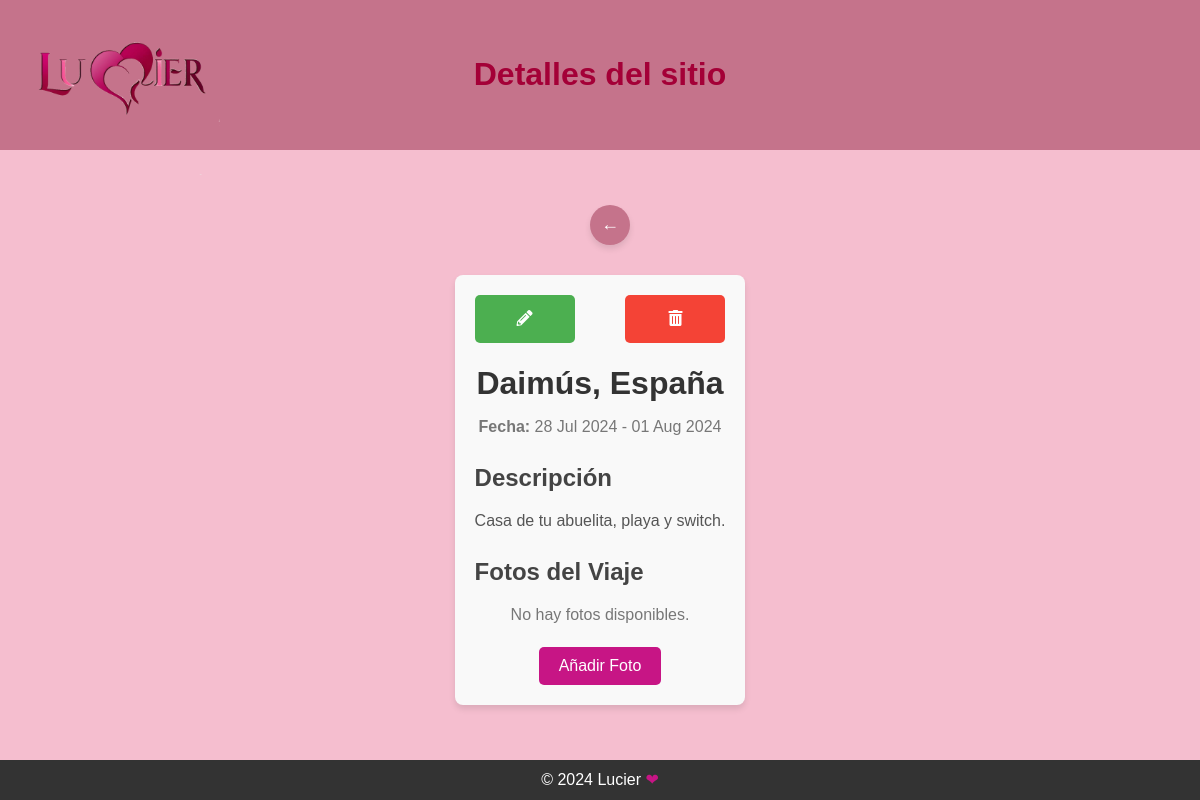
Page /sites/3/ on the committed database.
### sites/models.py (models this page shows, shortened)
class Site(models.Model):
    name = models.CharField(max_length=200)
    description = models.TextField()
    start_date = models.DateField()
    end_date = models.DateField()
    latitude = models.FloatField()
    longitude = models.FloatField()

### sites/views.py (the view)
# urls.py: path('<int:pk>/', views.site_details_page, name='site_details_page'),
def site_details_page(request, pk):
    site = get_object_or_404(Site, pk=pk)
    return render(request, 'site_details_page.html', {'site': site})

### sites/templates/site_details_page.html (shortened to what this page needs)
<!DOCTYPE html>
<html lang="es">
<head>
    {% load static %}
    <link rel="stylesheet" href="{% static 'css/general.css' %}">
    <link rel="stylesheet" href="{% static 'css/site_details_page.css' %}">
    <link href="https://cdnjs.cloudflare.com/ajax/libs/font-awesome/5.15.4/css/all.min.css" rel="stylesheet">
</head>
<body>
    <header class="header">
        <div class="logo-container">
            <a href="{% url 'core:home_page' %}">
                <img src="{% static 'images/Lucier.png' %}" alt="Logo Lucier" class="logo">
            </a>
        </div>
        <div class="header-content">
            <h1>Detalles del sitio</h1>
        </div>
    </header>
    <div class="main-container">
        <div class="back-button-container">
            <a href="{% url 'sites:sites_page' %}" class="btn-back" aria-label="Volver a la lista de sitios">&#8592;</a>
        </div>
        <main class="main-content">
            <div class="site-details">
                <header class="site-header">
                    <div class="action-buttons">
                        <a href="{% url 'sites:edit_site' site.pk %}" class="btn-edit"><i class="fas fa-pencil-alt"></i></a>
                        <form action="{% url 'sites:delete_site' site.pk %}" method="post" class="btn-delete-form">
                            <button type="submit" class="btn-delete" onclick="return confirm('¿Estás seguro de que deseas eliminar este sitio?')"><i class="fas fa-trash-alt"></i></button>
                        </form>
                    </div>
                    <h2>{{ site.name }}</h2>
                    <p class="date">
                        <strong>Fecha:</strong>
                        {{ site.start_date|date:"d M Y" }} - {{ site.end_date|date:"d M Y" }}
                    </p>
                </header>
                <section class="description">
                    <h3>Descripción</h3>
                    <p>{{ site.description }}</p>
                </section>
                <section class="photos">
                    <h3>Fotos del Viaje</h3>
                    {% if site.photos.all %}
                        <div class="photos-gallery">
                            {% for photo in site.photos.all %}
                                <div class="photo-card">
                                    <img src="/media/{{ photo.image }}" alt="Foto de {{ site.name }}" class="trip-photo" onclick="openModal('/media/{{ photo.image }}', '{{ forloop.counter0 }}', '{{photo.id}}')">
                                </div>
                            {% endfor %}
                        </div>
                        <div id="photo-modal" class="photo-modal">
                            <div class="modal-header">
                                <button class="btn-download" onclick="downloadImage()"><i class="fas fa-download"></i></button>
                                <button class="btn-delete" onclick="deleteImage('{{ site.pk }}', '{{ photo.id }}')"><i class="fas fa-trash-alt"></i></button>
                                <span class="close" onclick="closeModal()">&times;</span>
                            </div>
                            <span class="nav-arrow left-arrow" onclick="navigateModal(-1)">&#10094;</span>
                            <span class="nav-arrow right-arrow" onclick="navigateModal(1)">&#10095;</span>
                            <img class="modal-content" id="modal-image">
                        </div>
                        <div class="pop-up" id="popup">
                            <p id="popupMessage"></p>
                            <button onclick="closePopup('{{site.pk}}')">Cerrar</button>
                        </div>
                        <div class="add-photo-container">
                            <a href="{% url 'sites:add_photos' pk=site.pk %}" class="btn-add-photo">
                                <button type="button">Añadir Foto</button>
                            </a>
                        </div>
                    {% else %}
                        <p>No hay fotos disponibles.</p>
                        <div class="add-photo-container">
                            <a href="{% url 'sites:add_photos' pk=site.pk %}" class="btn-add-photo">
                                <button type="button">Añadir Foto</button>
                            </a>
                        </div>
                    {% endif %}
                </section>
            </div>
        </main>
    </div>
    <footer class="footer">
        <p>&copy; 2024 Lucier <span style="color: #C71585;">❤</span></p>
    </footer>
</body>
</html>

### static/css/general.css (style rules this page uses)
* { margin: 0; padding: 0; box-sizing: border-box; }
body { font-family: 'Arial', sans-serif; background-color: #f2f2f2; color: #333; line-height: 1.6; margin: 0; padding: 0; min-height: 100vh; display: flex; flex-direction: column; }
.main-container { flex: 1; display: flex; flex-direction: column; justify-content: center; align-items: center; background-color: rgb(245, 190, 207); min-height: calc(100vh - 160px); overflow: hidden; }
.main-content { padding-top: 30px; padding-bottom: 60px; }
.header { background-color: rgb(197, 115, 139); color: rgb(164, 0, 55); text-align: center; padding: 1em 0; box-shadow: 0 2px 4px rgba(0, 0, 0, 0.1); display: flex; justify-content: center; align-items: center; height: 150px; }
.header-content { text-align: center; }
.header-content h1 { font-size: 2rem; }
.logo-container { position: absolute; top: -25px; left: 20px; }
.logo { width: 200px; height: auto; }
.footer { background-color: #333; color: white; text-align: center; padding: 7px; position: fixed; bottom: 0; width: 100%; flex-shrink: 0; text-align: center; }
.footer p { font-size: 1rem; margin: 0; }
.back-button-container { margin-top: 20px; margin-left: 20px; z-index: 10; }
.btn-back { display: flex; justify-content: center; align-items: center; width: 40px; height: 40px; background-color: rgb(197, 115, 139); color: #fff; text-decoration: none; font-size: 18px; border-radius: 50%; box-shadow: 0 4px 6px rgba(0, 0, 0, 0.1); transition: background-color 0.3s ease, transform 0.3s ease; }

### static/css/site_details_page.css (style rules this page uses)
.site-details { max-width: 900px; margin: 0 auto; padding: 20px; background-color: #f9f9f9; border-radius: 8px; box-shadow: 0 4px 6px rgba(0, 0, 0, 0.1); font-family: Arial, sans-serif; line-height: 1.6; }
.action-buttons { display: flex; justify-content: space-between; margin-bottom: 15px; }
.action-buttons a.btn-edit, .action-buttons form .btn-delete { display: inline-block; padding: 12px 20px; font-size: 16px; font-family: inherit; color: white; background-color: #4CAF50; text-align: center; text-decoration: none; border: none; border-radius: 5px; cursor: pointer; box-sizing: border-box; min-width: 100px; height: 50px; line-height: 1; }
.action-buttons a.btn-edit, .action-buttons form .btn-delete { width: auto; height: auto; line-height: 1.5; }
.action-buttons form .btn-delete { background-color: #f44336; }
.action-buttons a.btn-edit, .action-buttons form .btn-delete { line-height: 1.5; }
.site-header { text-align: center; margin-bottom: 20px; }
.site-header h2 { font-size: 2rem; color: #333; }
.site-header .date { font-size: 1rem; color: #777; margin-top: 5px; }
.description { margin-bottom: 20px; }
.description h3, .photos h3 { font-size: 1.5rem; color: #444; margin-bottom: 10px; }
.description p { font-size: 1rem; color: #555; }
.photos p { text-align: center; font-size: 1rem; color: #777; }
.add-photo-container { margin-top: 20px; text-align: center; }
.btn-add-photo button { background-color: #C71585; color: white; border: none; padding: 10px 20px; cursor: pointer; border-radius: 5px; font-size: 16px; }

### rows in the picture
Site: name "Daimús, España", start_date "28 Jul 2024", end_date "01 Aug 2024", description "Casa de tu abuelita, playa y switch."
